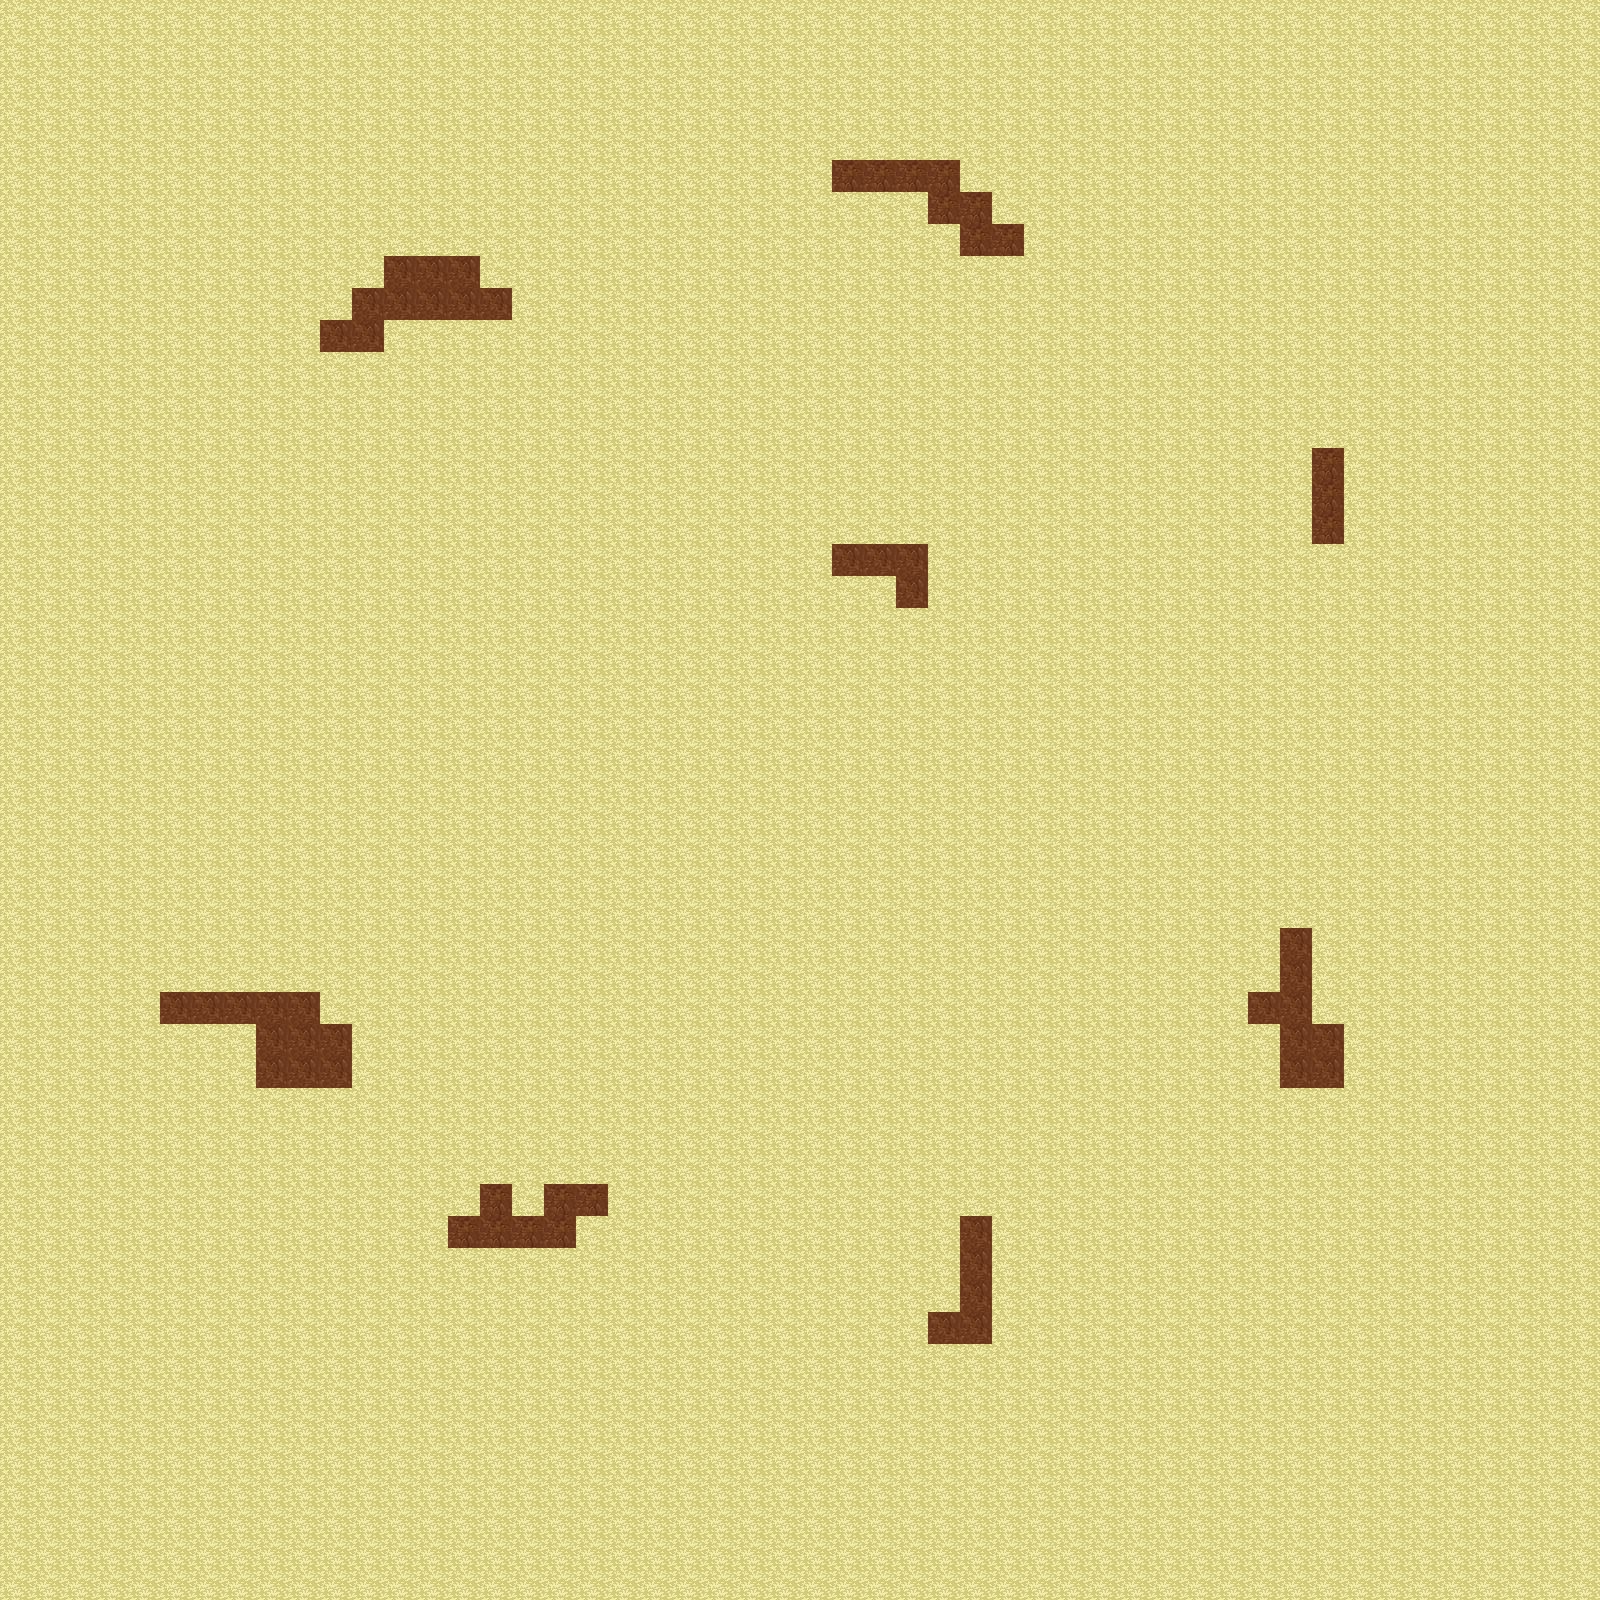

This is a level from a 2D game, rendered from its Tiled map with the project's own tilesets. A one-line summary and the complete map file follow:
An orthogonal 50x50 tile map with 32x32 px tiles, 1 tile layer (Ground).

<map version="1.0" tiledversion="1.1.6" orientation="orthogonal" renderorder="right-down" width="50" height="50" tilewidth="32" tileheight="32" infinite="0" nextobjectid="1">
 <tileset firstgid="1" source="../MainTown/art-1.tsx" />
 <layer name="Ground" width="50" height="50">
  <data encoding="csv">
81,81,81,81,81,81,81,81,81,81,81,81,81,81,81,81,81,81,81,81,81,81,81,81,81,81,81,81,81,81,81,81,81,81,81,81,81,81,81,81,81,81,81,81,81,81,81,81,81,81,
81,81,81,81,81,81,81,81,81,81,81,81,81,81,81,81,81,81,81,81,81,81,81,81,81,81,81,81,81,81,81,81,81,81,81,81,81,81,81,81,81,81,81,81,81,81,81,81,81,81,
81,81,81,81,81,81,81,81,81,81,81,81,81,81,81,81,81,81,81,81,81,81,81,81,81,81,81,81,81,81,81,81,81,81,81,81,81,81,81,81,81,81,81,81,81,81,81,81,81,81,
81,81,81,81,81,81,81,81,81,81,81,81,81,81,81,81,81,81,81,81,81,81,81,81,81,81,81,81,81,81,81,81,81,81,81,81,81,81,81,81,81,81,81,81,81,81,81,81,81,81,
81,81,81,81,81,81,81,81,81,81,81,81,81,81,81,81,81,81,81,81,81,81,81,81,81,81,81,81,81,81,81,81,81,81,81,81,81,81,81,81,81,81,81,81,81,81,81,81,81,81,
81,81,81,81,81,81,81,81,81,81,81,81,81,81,81,81,81,81,81,81,81,81,81,81,81,81,541,541,541,541,81,81,81,81,81,81,81,81,81,81,81,81,81,81,81,81,81,81,81,81,
81,81,81,81,81,81,81,81,81,81,81,81,81,81,81,81,81,81,81,81,81,81,81,81,81,81,81,81,81,541,541,81,81,81,81,81,81,81,81,81,81,81,81,81,81,81,81,81,81,81,
81,81,81,81,81,81,81,81,81,81,81,81,81,81,81,81,81,81,81,81,81,81,81,81,81,81,81,81,81,81,541,541,81,81,81,81,81,81,81,81,81,81,81,81,81,81,81,81,81,81,
81,81,81,81,81,81,81,81,81,81,81,81,542,542,542,81,81,81,81,81,81,81,81,81,81,81,81,81,81,81,81,81,81,81,81,81,81,81,81,81,81,81,81,81,81,81,81,81,81,81,
81,81,81,81,81,81,81,81,81,81,81,542,542,542,542,542,81,81,81,81,81,81,81,81,81,81,81,81,81,81,81,81,81,81,81,81,81,81,81,81,81,81,81,81,81,81,81,81,81,81,
81,81,81,81,81,81,81,81,81,81,542,542,81,81,81,81,81,81,81,81,81,81,81,81,81,81,81,81,81,81,81,81,81,81,81,81,81,81,81,81,81,81,81,81,81,81,81,81,81,81,
81,81,81,81,81,81,81,81,81,81,81,81,81,81,81,81,81,81,81,81,81,81,81,81,81,81,81,81,81,81,81,81,81,81,81,81,81,81,81,81,81,81,81,81,81,81,81,81,81,81,
81,81,81,81,81,81,81,81,81,81,81,81,81,81,81,81,81,81,81,81,81,81,81,81,81,81,81,81,81,81,81,81,81,81,81,81,81,81,81,81,81,81,81,81,81,81,81,81,81,81,
81,81,81,81,81,81,81,81,81,81,81,81,81,81,81,81,81,81,81,81,81,81,81,81,81,81,81,81,81,81,81,81,81,81,81,81,81,81,81,81,81,81,81,81,81,81,81,81,81,81,
81,81,81,81,81,81,81,81,81,81,81,81,81,81,81,81,81,81,81,81,81,81,81,81,81,81,81,81,81,81,81,81,81,81,81,81,81,81,81,81,81,541,81,81,81,81,81,81,81,81,
81,81,81,81,81,81,81,81,81,81,81,81,81,81,81,81,81,81,81,81,81,81,81,81,81,81,81,81,81,81,81,81,81,81,81,81,81,81,81,81,81,541,81,81,81,81,81,81,81,81,
81,81,81,81,81,81,81,81,81,81,81,81,81,81,81,81,81,81,81,81,81,81,81,81,81,81,81,81,81,81,81,81,81,81,81,81,81,81,81,81,81,541,81,81,81,81,81,81,81,81,
81,81,81,81,81,81,81,81,81,81,81,81,81,81,81,81,81,81,81,81,81,81,81,81,81,81,542,542,542,81,81,81,81,81,81,81,81,81,81,81,81,81,81,81,81,81,81,81,81,81,
81,81,81,81,81,81,81,81,81,81,81,81,81,81,81,81,81,81,81,81,81,81,81,81,81,81,81,81,542,81,81,81,81,81,81,81,81,81,81,81,81,81,81,81,81,81,81,81,81,81,
81,81,81,81,81,81,81,81,81,81,81,81,81,81,81,81,81,81,81,81,81,81,81,81,81,81,81,81,81,81,81,81,81,81,81,81,81,81,81,81,81,81,81,81,81,81,81,81,81,81,
81,81,81,81,81,81,81,81,81,81,81,81,81,81,81,81,81,81,81,81,81,81,81,81,81,81,81,81,81,81,81,81,81,81,81,81,81,81,81,81,81,81,81,81,81,81,81,81,81,81,
81,81,81,81,81,81,81,81,81,81,81,81,81,81,81,81,81,81,81,81,81,81,81,81,81,81,81,81,81,81,81,81,81,81,81,81,81,81,81,81,81,81,81,81,81,81,81,81,81,81,
81,81,81,81,81,81,81,81,81,81,81,81,81,81,81,81,81,81,81,81,81,81,81,81,81,81,81,81,81,81,81,81,81,81,81,81,81,81,81,81,81,81,81,81,81,81,81,81,81,81,
81,81,81,81,81,81,81,81,81,81,81,81,81,81,81,81,81,81,81,81,81,81,81,81,81,81,81,81,81,81,81,81,81,81,81,81,81,81,81,81,81,81,81,81,81,81,81,81,81,81,
81,81,81,81,81,81,81,81,81,81,81,81,81,81,81,81,81,81,81,81,81,81,81,81,81,81,81,81,81,81,81,81,81,81,81,81,81,81,81,81,81,81,81,81,81,81,81,81,81,81,
81,81,81,81,81,81,81,81,81,81,81,81,81,81,81,81,81,81,81,81,81,81,81,81,81,81,81,81,81,81,81,81,81,81,81,81,81,81,81,81,81,81,81,81,81,81,81,81,81,81,
81,81,81,81,81,81,81,81,81,81,81,81,81,81,81,81,81,81,81,81,81,81,81,81,81,81,81,81,81,81,81,81,81,81,81,81,81,81,81,81,81,81,81,81,81,81,81,81,81,81,
81,81,81,81,81,81,81,81,81,81,81,81,81,81,81,81,81,81,81,81,81,81,81,81,81,81,81,81,81,81,81,81,81,81,81,81,81,81,81,81,81,81,81,81,81,81,81,81,81,81,
81,81,81,81,81,81,81,81,81,81,81,81,81,81,81,81,81,81,81,81,81,81,81,81,81,81,81,81,81,81,81,81,81,81,81,81,81,81,81,81,81,81,81,81,81,81,81,81,81,81,
81,81,81,81,81,81,81,81,81,81,81,81,81,81,81,81,81,81,81,81,81,81,81,81,81,81,81,81,81,81,81,81,81,81,81,81,81,81,81,81,542,81,81,81,81,81,81,81,81,81,
81,81,81,81,81,81,81,81,81,81,81,81,81,81,81,81,81,81,81,81,81,81,81,81,81,81,81,81,81,81,81,81,81,81,81,81,81,81,81,81,542,81,81,81,81,81,81,81,81,81,
81,81,81,81,81,542,542,542,542,542,81,81,81,81,81,81,81,81,81,81,81,81,81,81,81,81,81,81,81,81,81,81,81,81,81,81,81,81,81,542,542,81,81,81,81,81,81,81,81,81,
81,81,81,81,81,81,81,81,542,542,542,81,81,81,81,81,81,81,81,81,81,81,81,81,81,81,81,81,81,81,81,81,81,81,81,81,81,81,81,81,542,542,81,81,81,81,81,81,81,81,
81,81,81,81,81,81,81,81,542,542,542,81,81,81,81,81,81,81,81,81,81,81,81,81,81,81,81,81,81,81,81,81,81,81,81,81,81,81,81,81,542,542,81,81,81,81,81,81,81,81,
81,81,81,81,81,81,81,81,81,81,81,81,81,81,81,81,81,81,81,81,81,81,81,81,81,81,81,81,81,81,81,81,81,81,81,81,81,81,81,81,81,81,81,81,81,81,81,81,81,81,
81,81,81,81,81,81,81,81,81,81,81,81,81,81,81,81,81,81,81,81,81,81,81,81,81,81,81,81,81,81,81,81,81,81,81,81,81,81,81,81,81,81,81,81,81,81,81,81,81,81,
81,81,81,81,81,81,81,81,81,81,81,81,81,81,81,81,81,81,81,81,81,81,81,81,81,81,81,81,81,81,81,81,81,81,81,81,81,81,81,81,81,81,81,81,81,81,81,81,81,81,
81,81,81,81,81,81,81,81,81,81,81,81,81,81,81,541,81,541,541,81,81,81,81,81,81,81,81,81,81,81,81,81,81,81,81,81,81,81,81,81,81,81,81,81,81,81,81,81,81,81,
81,81,81,81,81,81,81,81,81,81,81,81,81,81,541,541,541,541,81,81,81,81,81,81,81,81,81,81,81,81,542,81,81,81,81,81,81,81,81,81,81,81,81,81,81,81,81,81,81,81,
81,81,81,81,81,81,81,81,81,81,81,81,81,81,81,81,81,81,81,81,81,81,81,81,81,81,81,81,81,81,542,81,81,81,81,81,81,81,81,81,81,81,81,81,81,81,81,81,81,81,
81,81,81,81,81,81,81,81,81,81,81,81,81,81,81,81,81,81,81,81,81,81,81,81,81,81,81,81,81,81,542,81,81,81,81,81,81,81,81,81,81,81,81,81,81,81,81,81,81,81,
81,81,81,81,81,81,81,81,81,81,81,81,81,81,81,81,81,81,81,81,81,81,81,81,81,81,81,81,81,542,542,81,81,81,81,81,81,81,81,81,81,81,81,81,81,81,81,81,81,81,
81,81,81,81,81,81,81,81,81,81,81,81,81,81,81,81,81,81,81,81,81,81,81,81,81,81,81,81,81,81,81,81,81,81,81,81,81,81,81,81,81,81,81,81,81,81,81,81,81,81,
81,81,81,81,81,81,81,81,81,81,81,81,81,81,81,81,81,81,81,81,81,81,81,81,81,81,81,81,81,81,81,81,81,81,81,81,81,81,81,81,81,81,81,81,81,81,81,81,81,81,
81,81,81,81,81,81,81,81,81,81,81,81,81,81,81,81,81,81,81,81,81,81,81,81,81,81,81,81,81,81,81,81,81,81,81,81,81,81,81,81,81,81,81,81,81,81,81,81,81,81,
81,81,81,81,81,81,81,81,81,81,81,81,81,81,81,81,81,81,81,81,81,81,81,81,81,81,81,81,81,81,81,81,81,81,81,81,81,81,81,81,81,81,81,81,81,81,81,81,81,81,
81,81,81,81,81,81,81,81,81,81,81,81,81,81,81,81,81,81,81,81,81,81,81,81,81,81,81,81,81,81,81,81,81,81,81,81,81,81,81,81,81,81,81,81,81,81,81,81,81,81,
81,81,81,81,81,81,81,81,81,81,81,81,81,81,81,81,81,81,81,81,81,81,81,81,81,81,81,81,81,81,81,81,81,81,81,81,81,81,81,81,81,81,81,81,81,81,81,81,81,81,
81,81,81,81,81,81,81,81,81,81,81,81,81,81,81,81,81,81,81,81,81,81,81,81,81,81,81,81,81,81,81,81,81,81,81,81,81,81,81,81,81,81,81,81,81,81,81,81,81,81,
81,81,81,81,81,81,81,81,81,81,81,81,81,81,81,81,81,81,81,81,81,81,81,81,81,81,81,81,81,81,81,81,81,81,81,81,81,81,81,81,81,81,81,81,81,81,81,81,81,81
</data>
 </layer>
</map>
